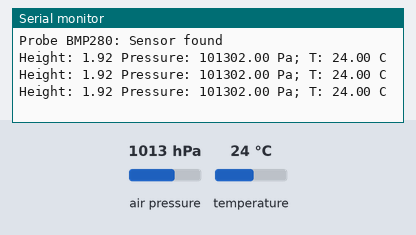
Recording of a sketch running on a simulated Arduino Uno, built with avr-gcc and run on an emulated ATmega328P. Shown: the last lines printed to the serial monitor. Wiring (inferred from the names in the program): BMP280 pressure sensor at I2C address 0x76. Inputs (shaded band) come from the test bench; at power-on: air pressure 1013 hPa, temperature 24 °C.

Above: at 1.2 s.
1.3 s: air pressure set to 952 hPa
At 1.9 s:
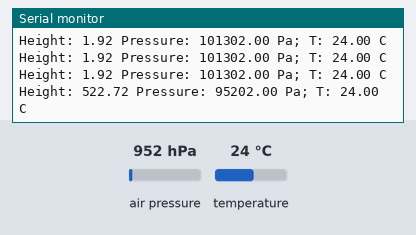
2.8 s: temperature set to 12 °C
At 3.5 s:
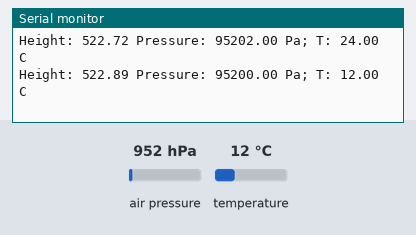
4.3 s: air pressure set to 975 hPa
At 5.0 s:
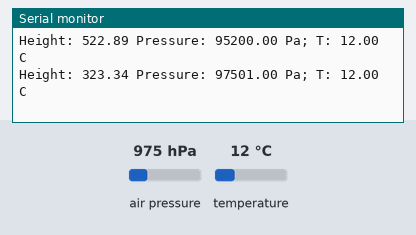
Timing chart, 0 to 7.3 s (numbered marks = the images above; inputs shaded):
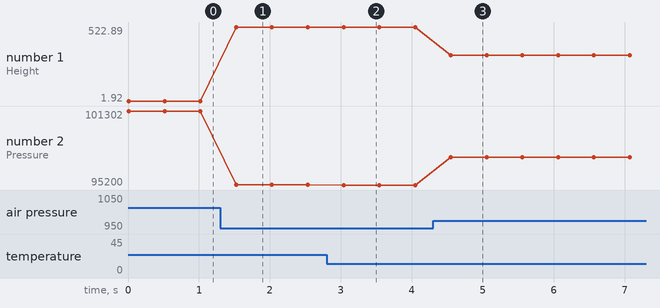

The sketch:

i2c_BMP280.ino
```cpp
#include <Wire.h>
#include "i2c.h"

#include "i2c_BMP280.h"
BMP280 bmp280;

void setup()
{
    Serial.begin(115200);

    Serial.print("Probe BMP280: ");
    if (bmp280.initialize()) Serial.println("Sensor found");
    else
    {
        Serial.println("Sensor missing");
        while (1) {}
    }

    // onetime-measure:
    bmp280.setEnabled(0);
    bmp280.triggerMeasurement();
}

void loop()
{
    bmp280.awaitMeasurement();

    float temperature;
    bmp280.getTemperature(temperature);

    float pascal;
    bmp280.getPressure(pascal);

    static float meters, metersold;
    bmp280.getAltitude(meters);
    metersold = (metersold * 10 + meters)/11;

    bmp280.triggerMeasurement();

/*    Serial.print(" HeightPT1: ");
    Serial.print(metersold); */

    Serial.print("Height: ");
    Serial.print(meters);
    Serial.print(" Pressure: ");
    Serial.print(pascal);
    Serial.print(" Pa; T: ");
    Serial.print(temperature);
    Serial.println(" C");
    delay(500);
}

/**<

Program size:
A1.0.5:
A1.5.7: 9680b
A1.6.3: 9664b / 561b

 */
```

Measured:
- after the input at 1.3 s, the serial monitor: prints a new line after 0.22 s (image 1)
- after the input at 2.8 s, the serial monitor: prints a new line after 0.24 s (image 2)
- after the input at 4.3 s, the serial monitor: prints a new line after 0.25 s (image 3)
- plotted number 1: 1.92 → 522.72 after the input at 1.3 s, 522.72 → 522.89 after the input at 2.8 s, 522.89 → 323.34 after the input at 4.3 s
- plotted number 2: 101302 → 95202 after the input at 1.3 s, 95202 → 95200 after the input at 2.8 s, 95200 → 97501 after the input at 4.3 s
